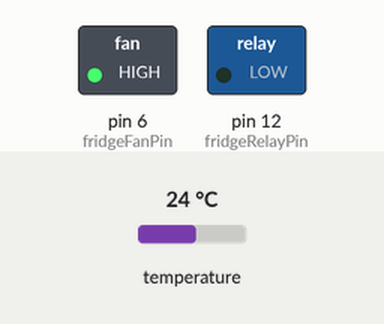
Bench run of a sketch on a simulated Arduino Uno, built with avr-gcc and run on an emulated ATmega328P. On the bench: switched loads named in the sketch (green lamp = pin HIGH). The test bench sets the inputs (shaded band); at power-on: temperature 24 °C. What the sketch prints to the serial monitor is not drawn.

Above: at 0.2 s.
Timing chart, 0 to 1.7 s (numbered marks = the images above):
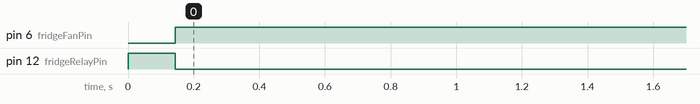

Measured:
- by itself, pin 6 (fridgeFanPin): LOW → HIGH at 0.14 s
- by itself, pin 12 (fridgeRelayPin): HIGH → LOW at 0.14 s

The sketch:

fridgeControllerPizzaDoughRising.ino
```cpp
/*
  - sw che carico offline per determinare l'indirizzo di un singolo sensore
  - sempre non bloccante per leggere la temperatura di un singolo sensore
*/
#include <OneWire.h>
#include <DallasTemperature.h>
#include <Wire.h>

#define SERIAL_SPEED 9600
#define ONE_WIRE_BUS_EXTERNAL_TEMPERATURE 7
#define TEMPERATURE_PRECISION 9

#if !defined(DEVICE_DISCONNECTED)
#define DEVICE_DISCONNECTED -127
#endif

#define DEVICE_ERROR 85

/* TEMPERATURES SECTION */
OneWire oneWire(ONE_WIRE_BUS_EXTERNAL_TEMPERATURE);
DallasTemperature sensor(&oneWire);
DeviceAddress Thermometer;
unsigned long conversionTime_DS18B20_sensor; //ms
unsigned long lastTempRequest;
byte numberOfDevices;

unsigned int deviceDisconnected;
unsigned int deviceError;

float temperature;
float marginFactor = 1.2; // fattore moltiplicativo per aspettare un po' più di delay.
bool gotTemperatures;

DeviceAddress tempDeviceAddress; // We'll use this variable to store a found device address
// Define a char array to store the hexadecimal representation of the address
char addressCharArray[17]; // 16 characters for the address + 1 for null terminator

unsigned long startGetTemperatures, endGetTemperatures;
/* END TEMPERATURES SECTION */

/* RELAY FRIDE SECTION */
unsigned int fridgeFanPin = 6;
unsigned int fridgeRelayPin = 12;

float lowerLimit = 16.0;
float setPointTemperature = 18.0;
float upperLimit = 20.0;

int hysteresisCycleState = 0; // 0 = fridge not active 1 = fridge active

void setup() {
  pinMode(fridgeFanPin, OUTPUT);
  pinMode(fridgeRelayPin, OUTPUT);
  digitalWrite(fridgeRelayPin, true); // deactivating fridge
  Serial.begin(SERIAL_SPEED);

  sensor.begin();
  numberOfDevices = sensor.getDeviceCount();

  sensor.setWaitForConversion(false); // quando richiedi le temperature requestTemperatures() la libreria NON aspetta il delay adeguato, quidni devi aspettarlo tu.
  sensor.requestTemperatures(); // send command to all the sensor for temperature conversion.
  lastTempRequest = millis();
  conversionTime_DS18B20_sensor = 750 / (1 << (12 - TEMPERATURE_PRECISION));  // res in {9,10,11,12}

  if(sensor.getAddress(tempDeviceAddress, 0)){
    addressToCharArray(tempDeviceAddress, addressCharArray); // indirizzo convertito
    Serial.print("ADDRESS: ");
    Serial.println(addressCharArray);
    sensor.getAddress(Thermometer, 0);
    deviceDisconnected = 0;
    deviceError = 0;
    delay(5);
  }
  delay(5);
}

void loop() {
  if(millis() - lastTempRequest >= (conversionTime_DS18B20_sensor * marginFactor)){
    startGetTemperatures = millis(); // per calcolare quanto tempo impiego a fetchare tutte le temperature dai sensori.
    /* Memorize all temperatures in an ordered array */
    temperature = sensor.getTempC(Thermometer);

    if(temperature <= DEVICE_DISCONNECTED){
      deviceDisconnected ++;
    }
    if(temperature >= DEVICE_ERROR){
      deviceError ++;
    }

    delay(1);
    gotTemperatures = true;

    sensor.requestTemperatures();
    lastTempRequest = millis();
    endGetTemperatures = millis();
  }

  if(gotTemperatures){
    if(hysteresisCycleState == 0 && temperature >= upperLimit){
      hysteresisCycleState = 1; // frdge active
      digitalWrite(fridgeFanPin, true);
      digitalWrite(fridgeRelayPin, false);
    }

    if(hysteresisCycleState == 1 && temperature <= lowerLimit){
      hysteresisCycleState = 0; //deactivating fridge
      digitalWrite(fridgeFanPin, false);
      digitalWrite(fridgeRelayPin, true);
    }

    gotTemperatures = false;
    Serial.print("Address: ");
    Serial.print(addressCharArray);
    Serial.print(" T:");
    Serial.print(temperature);
    Serial.print("°C");
    Serial.print(" Disc:");
    Serial.print(deviceDisconnected);
    Serial.print(" Error:");
    Serial.print(deviceError);
    Serial.print(" ReadingTime:");
    Serial.print(endGetTemperatures - startGetTemperatures);
    Serial.print("ms ");
    Serial.print("Fridge State:");
    Serial.print(hysteresisCycleState);
    Serial.println();


  }

}

// Function to convert a byte to its hexadecimal representation
void byteToHex(uint8_t byteValue, char *hexValue) {
  uint8_t highNibble = byteValue >> 4;
  uint8_t lowNibble = byteValue & 0x0F;
  hexValue[0] = highNibble < 10 ? '0' + highNibble : 'A' + (highNibble - 10);
  hexValue[1] = lowNibble < 10 ? '0' + lowNibble : 'A' + (lowNibble - 10);
}

// Function to print a device address
void addressToCharArray(DeviceAddress deviceAddress, char *charArray) {
  for (uint8_t i = 0; i < 8; i++) {
    byteToHex(deviceAddress[i], &charArray[i * 2]);
  }
  // Add null terminator at the end of the char array
  charArray[16] = '\0';
}
```
